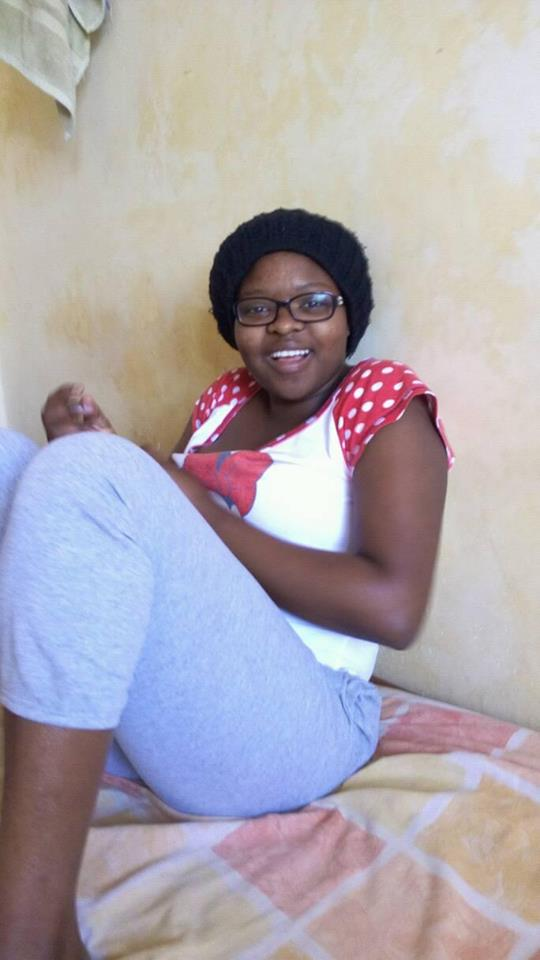
#> input picture liz.jpg, 540 x 960 px
$ python FaceDetection.py
#> lines starting #> are read from the running program, lines starting #| are printed output that depends on the picture
import numpy as np
import cv2
from matplotlib import pyplot as plt

#load color image in greyscale

pic = cv2.imread("liz.jpg", 0)
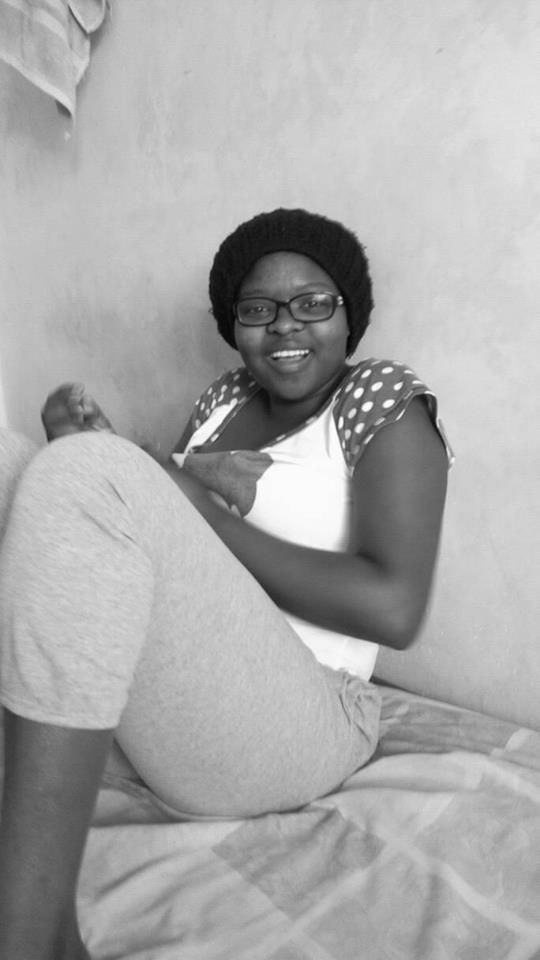
#> pic: shape (960, 540); min 2, max 255, mean 170
plt.imshow (pic,cmap='gray', interpolation = 'bicubic')
#plt.xtics([]), plt.yticks([]), #for hiding x and y axes

plt.show()


#print(pic)
#cv2.imshow('liz.jpg', pic)
